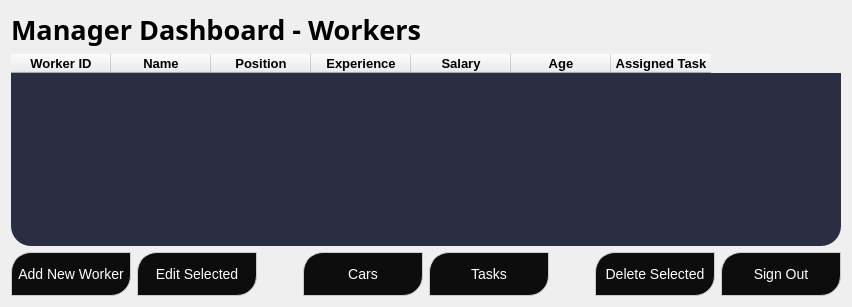
      <widget class="QWidget" name="managerWorkersPage">
       <property name="styleSheet">
        <string notr="true">

									QWidget#managerWorkersPage {
									background-color: rgb(0, 0, 0);
									}

								</string>
       </property>
       <layout class="QVBoxLayout" name="verticalLayout_8">
        <item>
         <widget class="QLabel" name="managerTitleLabel_2">
          <property name="font">
           <font>
            <family>ISOCP</family>
            <pointsize>20</pointsize>
            <italic>false</italic>
            <bold>true</bold>
           </font>
          </property>
          <property name="styleSheet">
           <string notr="true">

												QLabel#managerTitleLabel_2 {
												font: 20pt &quot;ISOCP&quot;;
												font-weight: bold;
												}

											</string>
          </property>
          <property name="text">
           <string>Manager Dashboard - Workers</string>
          </property>
         </widget>
        </item>
        <item>
         <widget class="QTableWidget" name="workersTableWidget">
          <property name="sizePolicy">
           <sizepolicy hsizetype="Expanding" vsizetype="Expanding">
            <horstretch>0</horstretch>
            <verstretch>1</verstretch>
           </sizepolicy>
          </property>
          <property name="styleSheet">
           <string notr="true">

												QTableWidget#workersTableWidget {
												background-color:#2B2D42;
												border-radius: 20px;
												}

											</string>
          </property>
          <property name="editTriggers">
           <set>QAbstractItemView::EditTrigger::NoEditTriggers</set>
          </property>
          <property name="alternatingRowColors">
           <bool>false</bool>
          </property>
          <property name="selectionMode">
           <enum>QAbstractItemView::SelectionMode::NoSelection</enum>
          </property>
          <property name="selectionBehavior">
           <enum>QAbstractItemView::SelectionBehavior::SelectItems</enum>
          </property>
          <property name="showGrid">
           <bool>false</bool>
          </property>
          <property name="sortingEnabled">
           <bool>false</bool>
          </property>
          <attribute name="horizontalHeaderStretchLastSection">
           <bool>false</bool>
          </attribute>
          <attribute name="verticalHeaderVisible">
           <bool>false</bool>
          </attribute>
          <column>
           <property name="text">
            <string>Worker ID</string>
           </property>
           <property name="font">
            <font>
             <pointsize>10</pointsize>
             <bold>true</bold>
            </font>
           </property>
           <property name="background">
            <color>
             <red>141</red>
             <green>153</green>
             <blue>174</blue>
            </color>
           </property>
          </column>
          <column>
           <property name="text">
            <string>Name</string>
           </property>
           <property name="font">
            <font>
             <pointsize>10</pointsize>
             <bold>true</bold>
            </font>
           </property>
           <property name="background">
            <color>
             <red>141</red>
             <green>153</green>
             <blue>174</blue>
            </color>
           </property>
          </column>
          <column>
           <property name="text">
            <string>Position</string>
           </property>
           <property name="font">
            <font>
             <pointsize>10</pointsize>
             <bold>true</bold>
            </font>
           </property>
           <property name="background">
            <color>
             <red>141</red>
             <green>153</green>
             <blue>174</blue>
            </color>
           </property>
          </column>
          <column>
           <property name="text">
            <string>Experience</string>
           </property>
           <property name="font">
            <font>
             <pointsize>10</pointsize>
             <bold>true</bold>
            </font>
           </property>
           <property name="background">
            <color>
             <red>141</red>
             <green>153</green>
             <blue>174</blue>
            </color>
           </property>
          </column>
          <column>
           <property name="text">
            <string>Salary</string>
           </property>
           <property name="font">
            <font>
             <pointsize>10</pointsize>
             <bold>true</bold>
            </font>
           </property>
           <property name="background">
            <color>
             <red>141</red>
             <green>153</green>
             <blue>174</blue>
            </color>
           </property>
          </column>
          <column>
           <property name="text">
            <string>Age</string>
           </property>
           <property name="font">
            <font>
             <pointsize>10</pointsize>
             <bold>true</bold>
            </font>
           </property>
           <property name="background">
            <color>
             <red>141</red>
             <green>153</green>
             <blue>174</blue>
            </color>
           </property>
          </column>
          <column>
           <property name="text">
            <string>Assigned Task</string>
           </property>
           <property name="font">
            <font>
             <pointsize>10</pointsize>
             <bold>true</bold>
            </font>
           </property>
           <property name="background">
            <color>
             <red>141</red>
             <green>153</green>
             <blue>174</blue>
            </color>
           </property>
          </column>
         </widget>
        </item>
        <item>
         <layout class="QHBoxLayout" name="managerActionsLayout_4">
          <item>
           <widget class="QPushButton" name="addWorkerButton">
            <property name="enabled">
             <bool>true</bool>
            </property>
            <property name="minimumSize">
             <size>
              <width>120</width>
              <height>44</height>
             </size>
            </property>
            <property name="styleSheet">
             <string notr="true">

														QPushButton#addWorkerButton {
														background-color: #0d0d0d;
														border: 1px solid #cccccc;
														border-top-left-radius: 20px;
														border-bottom-right-radius: 20px;
														font-size: 14px;
														color: rgb(255, 255, 255);
														}

														QPushButton#addWorkerButton:hover {
														background-color: #490303;
														}

													</string>
            </property>
            <property name="text">
             <string>Add New Worker</string>
            </property>
            <property name="icon">
             <iconset resource="AutoMagik.qrc">
              <normaloff>:/icons/add.svg</normaloff>:/icons/add.svg</iconset>
            </property>
           </widget>
          </item>
          <item>
           <widget class="QPushButton" name="editWorkerButton">
            <property name="enabled">
             <bool>false</bool>
            </property>
            <property name="minimumSize">
             <size>
              <width>120</width>
              <height>44</height>
             </size>
            </property>
            <property name="styleSheet">
             <string notr="true">

														QPushButton#editWorkerButton {
														background-color: #0d0d0d;
														border: 1px solid #cccccc;
														border-top-left-radius: 20px;
														border-bottom-right-radius: 20px;
														font-size: 14px;
														color: rgb(255, 255, 255);
														}

														QPushButton#editWorkerButton:hover {
														background-color: #490303;
														}

													</string>
            </property>
            <property name="text">
             <string>Edit Selected</string>
            </property>
            <property name="icon">
             <iconset resource="AutoMagik.qrc">
              <normaloff>:/icons/edit.svg</normaloff>:/icons/edit.svg</iconset>
            </property>
           </widget>
          </item>
          <item>
           <spacer name="horizontalSpacer_23">
            <property name="orientation">
             <enum>Qt::Orientation::Horizontal</enum>
            </property>
            <property name="sizeHint" stdset="0">
             <size>
              <width>40</width>
              <height>20</height>
             </size>
            </property>
           </spacer>
          </item>
          <item>
           <widget class="QPushButton" name="carsButton2">
            <property name="minimumSize">
             <size>
              <width>120</width>
              <height>44</height>
             </size>
            </property>
            <property name="styleSheet">
             <string notr="true">

														QPushButton#carsButton2 {
														background-color: #0d0d0d;
														border: 1px solid #cccccc;
														border-top-left-radius: 20px;
														border-bottom-right-radius: 20px;
														font-size: 14px;
														color: rgb(255, 255, 255);
														}

														QPushButton#carsButton2:hover {
														background-color: #490303;
														}

													</string>
            </property>
            <property name="text">
             <string>Cars</string>
            </property>
            <property name="icon">
             <iconset>
              <normaloff>icons/app_icon.svg</normaloff>icons/app_icon.svg</iconset>
            </property>
           </widget>
          </item>
          <item>
           <widget class="QPushButton" name="tasksButton2">
            <property name="minimumSize">
             <size>
              <width>120</width>
              <height>44</height>
             </size>
            </property>
            <property name="styleSheet">
             <string notr="true">

														QPushButton#tasksButton2 {
														background-color: #0d0d0d;
														border: 1px solid #cccccc;
														border-top-left-radius: 20px;
														border-bottom-right-radius: 20px;
														font-size: 14px;
														color: rgb(255, 255, 255);
														}

														QPushButton#tasksButton2:hover {
														background-color: #490303;
														}

													</string>
            </property>
            <property name="text">
             <string>Tasks</string>
            </property>
            <property name="icon">
             <iconset theme="QIcon::ThemeIcon::EditPaste"/>
            </property>
           </widget>
          </item>
          <item>
           <spacer name="horizontalSpacerManager_4">
            <property name="orientation">
             <enum>Qt::Orientation::Horizontal</enum>
            </property>
            <property name="sizeHint" stdset="0">
             <size>
              <width>40</width>
              <height>20</height>
             </size>
            </property>
           </spacer>
          </item>
          <item>
           <widget class="QPushButton" name="deleteWorkerButton">
            <property name="enabled">
             <bool>false</bool>
            </property>
            <property name="minimumSize">
             <size>
              <width>120</width>
              <height>44</height>
             </size>
            </property>
            <property name="styleSheet">
             <string notr="true">

														QPushButton#deleteWorkerButton {
														background-color: #0d0d0d;
														border: 1px solid #cccccc;
														border-top-left-radius: 20px;
														border-bottom-right-radius: 20px;
														font-size: 14px;
														color: rgb(255, 255, 255);
														}

														QPushButton#deleteWorkerButton:hover {
														background-color: #490303;
														}

													</string>
            </property>
            <property name="text">
             <string>Delete Selected</string>
            </property>
            <property name="icon">
             <iconset resource="AutoMagik.qrc">
              <normaloff>:/icons/delete.svg</normaloff>:/icons/delete.svg</iconset>
            </property>
           </widget>
          </item>
          <item>
           <widget class="QPushButton" name="managerBackButton3">
            <property name="minimumSize">
             <size>
              <width>120</width>
              <height>44</height>
             </size>
            </property>
            <property name="styleSheet">
             <string notr="true">

														QPushButton#managerBackButton3 {
														background-color: #0d0d0d;
														border: 1px solid #cccccc;
														border-top-left-radius: 20px;
														border-bottom-right-radius: 20px;
														font-size: 14px;
														color: rgb(255, 255, 255);
														}

														QPushButton#managerBackButton3:hover {
														background-color: #490303;
														}

													</string>
            </property>
            <property name="text">
             <string>Sign Out</string>
            </property>
            <property name="icon">
             <iconset resource="AutoMagik.qrc">
              <normaloff>:/icons/back.svg</normaloff>:/icons/back.svg</iconset>
            </property>
           </widget>
          </item>
         </layout>
        </item>
       </layout>
      </widget>
